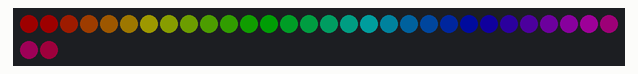
The program below on a simulated BBC micro:bit (MakeCode). Shown: 32 RGB LEDs in strip order, left to right, continuing on the next row. Dim RGB values are drawn brighter than linear.

Above: at 0.05 s.
At 0.96 s:
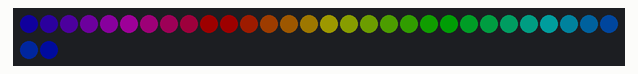
At 1.36 s:
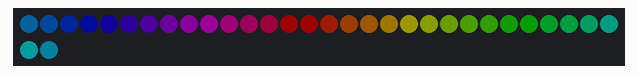
At 1.87 s:
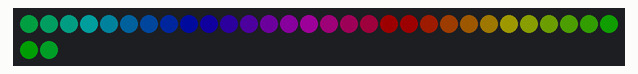
At 2.78 s:
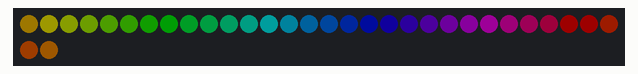
At 3.69 s:
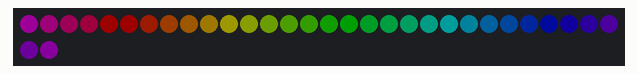

Measured:
- by itself, everything shown: repeats every 3.2 s, in 32 steps

The program:

main.ts
```typescript
let strip = neopixel.create(DigitalPin.P0, 32, NeoPixelMode.RGB)
strip.setBrightness(30)
basic.forever(function () {
    strip.showRainbow(1, 360)
    strip.show()
    while (true) {
        strip.rotate(1)
        strip.show()
        basic.pause(100)
    }
})
```

test.ts
```typescript
// test ender her, dette bliver ikke kompileret, når denne pakke bruges som en udvidelse.
```
